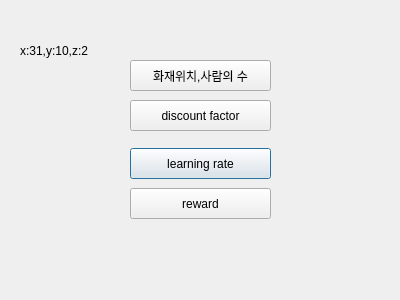
<?xml version="1.0" encoding="UTF-8"?>
<ui version="4.0">
 <class>Dialog</class>
 <widget class="QDialog" name="Dialog">
  <property name="geometry">
   <rect>
    <x>0</x>
    <y>0</y>
    <width>400</width>
    <height>300</height>
   </rect>
  </property>
  <property name="windowTitle">
   <string>Dialog</string>
  </property>
  <widget class="QPushButton" name="btn3">
   <property name="geometry">
    <rect>
     <x>130</x>
     <y>148</y>
     <width>141</width>
     <height>31</height>
    </rect>
   </property>
   <property name="text">
    <string>learning rate</string>
   </property>
  </widget>
  <widget class="QPushButton" name="btn4">
   <property name="geometry">
    <rect>
     <x>130</x>
     <y>188</y>
     <width>141</width>
     <height>31</height>
    </rect>
   </property>
   <property name="text">
    <string>reward</string>
   </property>
  </widget>
  <widget class="QPushButton" name="btn1">
   <property name="geometry">
    <rect>
     <x>130</x>
     <y>60</y>
     <width>141</width>
     <height>31</height>
    </rect>
   </property>
   <property name="text">
    <string>화재위치,사람의 수</string>
   </property>
  </widget>
  <widget class="QPushButton" name="btn2">
   <property name="geometry">
    <rect>
     <x>130</x>
     <y>100</y>
     <width>141</width>
     <height>31</height>
    </rect>
   </property>
   <property name="text">
    <string>discount factor</string>
   </property>
  </widget>
  <widget class="QLabel" name="label">
   <property name="geometry">
    <rect>
     <x>20</x>
     <y>40</y>
     <width>101</width>
     <height>21</height>
    </rect>
   </property>
   <property name="text">
    <string>x:31,y:10,z:2</string>
   </property>
  </widget>
 </widget>
 <resources/>
 <connections/>
</ui>
